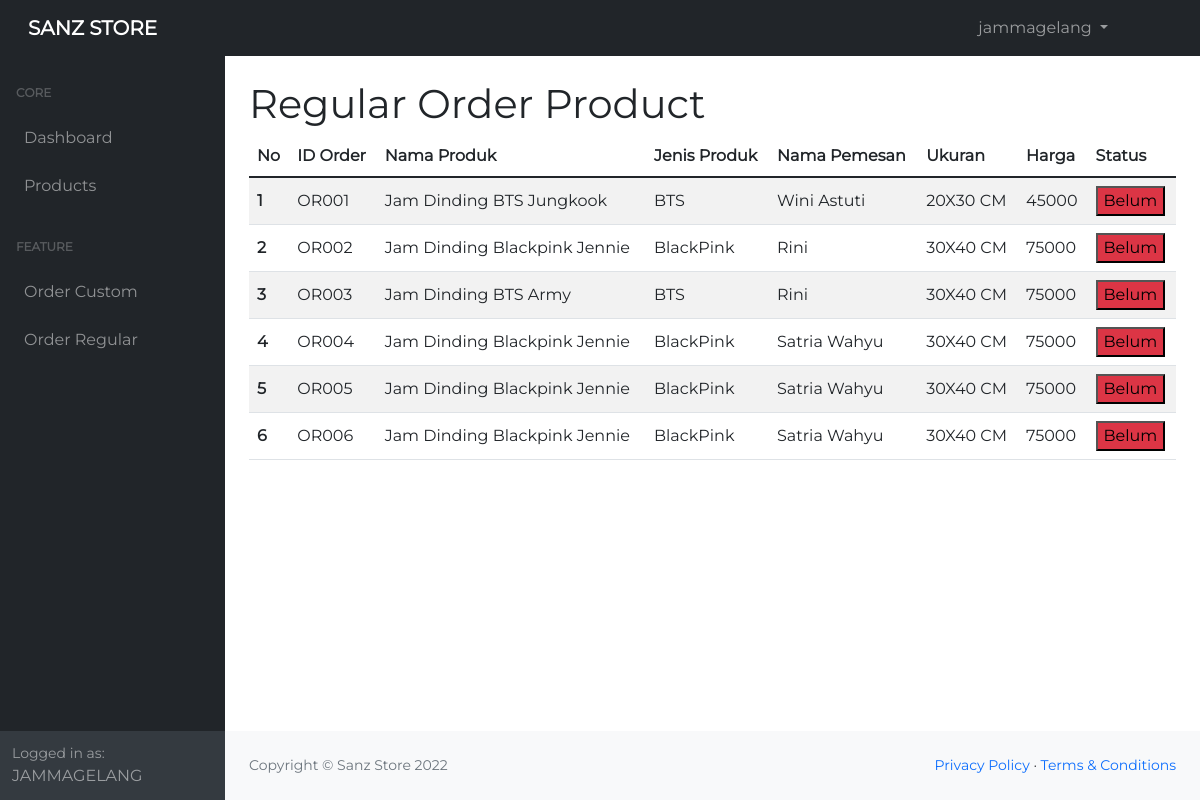
/data-order-regular.php (signed in), run on the app's committed database.
### tables this page shows
CREATE TABLE `order_regular` (
  `ID_ORDER` varchar(8) NOT NULL,
  `NAMA_PELANGGAN` varchar(50) NOT NULL,
  `NO_HP` int(15) NOT NULL,
  `ALAMAT` text NOT NULL,
  `TANGGAL_PEMBELIAN` date NOT NULL,
  `ID_PRODUK` varchar(8) NOT NULL,
  `UKURAN` varchar(20) NOT NULL,
  `HARGA` int(20) NOT NULL,
  `STATUS_PEMBAYARAN` int(5) NOT NULL
);

CREATE TABLE `produk` (
  `ID_PRODUK` varchar(8) NOT NULL,
  `NAMA_PRODUK` varchar(50) NOT NULL,
  `DESC_PRODUK` text NOT NULL,
  `JENIS_PRODUK` int(3) NOT NULL,
  `IMAGE_LINK` text NOT NULL
);

### data-order-regular.php (the view, shortened to what this page needs)
<!DOCTYPE html>
<html lang="en">
<head>
  <link rel="stylesheet" href="assets/css/bootstrap.min.css">
  <link rel="stylesheet" href="https://unpkg.com/swiper/swiper-bundle.min.css"/>
  <link href='https://unpkg.com/boxicons@2.1.2/css/boxicons.min.css' rel='stylesheet'>
  <link href="assets/custom/style-dashboard.css" rel="stylesheet" />
  <link rel="stylesheet" href="assets/custom/style.css">
</head>
<body class="sb-nav-fixed">
  <?php
    include 'component/navbar-dashboard.php';
    include 'koneksi.php';
  ?>
  <div id="layoutSidenav">
    <?php include 'component/sidebar.php' ?>
    <div id="layoutSidenav_content">
      <main>
        <div class="container-fluid px-4">
          <h1 class="mt-4">Regular Order Product</h1>
          <table class="table table-striped table-hover">
            <thead>
              <tr>
                <th scope="col">No</th>
                <th scope="col">ID Order</th>
                <th scope="col">Nama Produk</th>
                <th scope="col">Jenis Produk</th>
                <th scope="col">Nama Pemesan</th>
                <th scope="col">Ukuran</th>
                <th scope="col">Harga</th>
                <th scope="col">Status</th>
              </tr>
            </thead>
            <tbody>
              <?php
                $no = 1;
                $result = mysqli_query($koneksi, "SELECT * FROM order_regular LEFT JOIN produk ON order_regular.ID_PRODUK = produk.ID_PRODUK");
                foreach ($result as $row) {
              ?>
              <tr>
                <th align=left valign=middle scope="row"><?php echo $no?></th>
                <td align=left valign=middle><?php echo $row['ID_ORDER'] ?></td>
                <td align=left valign=middle>Jam Dinding <?php echo $row['NAMA_PRODUK'] ?></td>
                <?php
                  $id_jenis = $row['JENIS_PRODUK'];
                  switch ($id_jenis) {
                    case 2:
                      $jenis = "BTS";
                      break;
                    case 4:
                      $jenis = "BlackPink";
                      break;
                  }
                ?>
                <td align=left valign=middle><?php echo $jenis ?></td>
                <td align=left valign=middle>
                  <?php echo $row['NAMA_PELANGGAN'] ?>
                </td>
                <td align=left valign=middle>
                  <?php echo $row['UKURAN'] ?> CM
                </td>
                <td align=left valign=middle>
                  <?php echo $row['HARGA'] ?>
                </td>
                <td align=left valign=middle>
                  <button class="bg-danger" >Belum</button>
                </td>
              </tr>
              <?php
                $no++;
                }
              ?>
            </tbody>
          </table>
        </div>
      </main>
      <?php include 'component/footer-dashboard.php' ?>
    </div>
  </div>
</body>
</html>

### assets/custom/style.css (style rules this page uses)
* { box-sizing: border-box; text-decoration: none!important; }
body { font-family: 'Montserrat'; }

### data on the page
order_regular: ID_ORDER "OR001", ID_PRODUK.NAMA_PRODUK "BTS Jungkook", ID_PRODUK.JENIS_PRODUK "BTS", NAMA_PELANGGAN "Wini Astuti", UKURAN "20X30", HARGA "45000"
order_regular: ID_ORDER "OR002", ID_PRODUK.NAMA_PRODUK "Blackpink Jennie", ID_PRODUK.JENIS_PRODUK "BlackPink", NAMA_PELANGGAN "Rini", UKURAN "30X40", HARGA "75000"
order_regular: ID_ORDER "OR003", ID_PRODUK.NAMA_PRODUK "BTS Army", ID_PRODUK.JENIS_PRODUK "BTS", NAMA_PELANGGAN "Rini", UKURAN "30X40", HARGA "75000"
order_regular: ID_ORDER "OR004", ID_PRODUK.NAMA_PRODUK "Blackpink Jennie", ID_PRODUK.JENIS_PRODUK "BlackPink", NAMA_PELANGGAN "Satria Wahyu", UKURAN "30X40", HARGA "75000"
order_regular: ID_ORDER "OR005", ID_PRODUK.NAMA_PRODUK "Blackpink Jennie", ID_PRODUK.JENIS_PRODUK "BlackPink", NAMA_PELANGGAN "Satria Wahyu", UKURAN "30X40", HARGA "75000"
order_regular: ID_ORDER "OR006", ID_PRODUK.NAMA_PRODUK "Blackpink Jennie", ID_PRODUK.JENIS_PRODUK "BlackPink", NAMA_PELANGGAN "Satria Wahyu", UKURAN "30X40", HARGA "75000"

### other printed values
$_SESSION['username'] "jammagelang"
$_SESSION['username'] "JAMMAGELANG"
